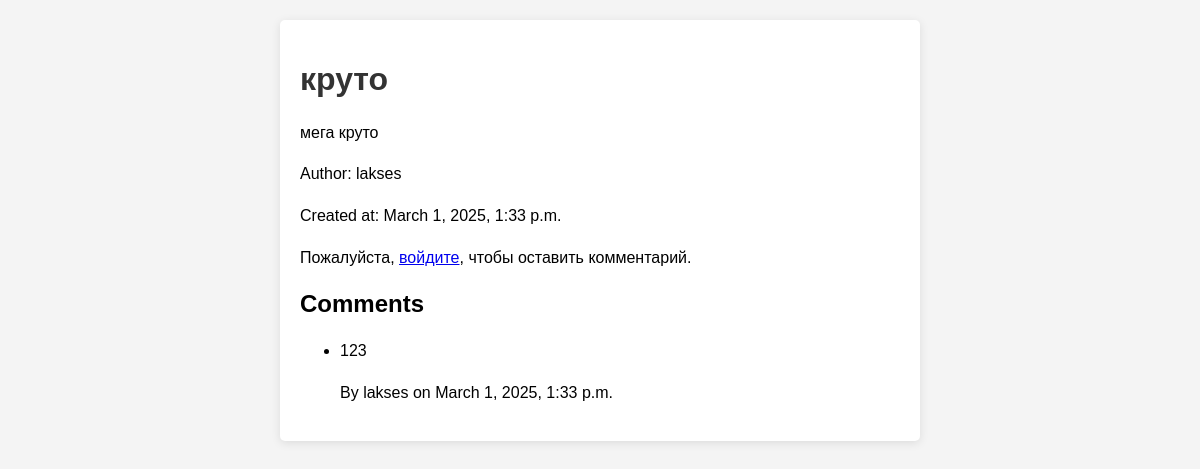
/forum/1/, run on an earlier commit of the app's database.
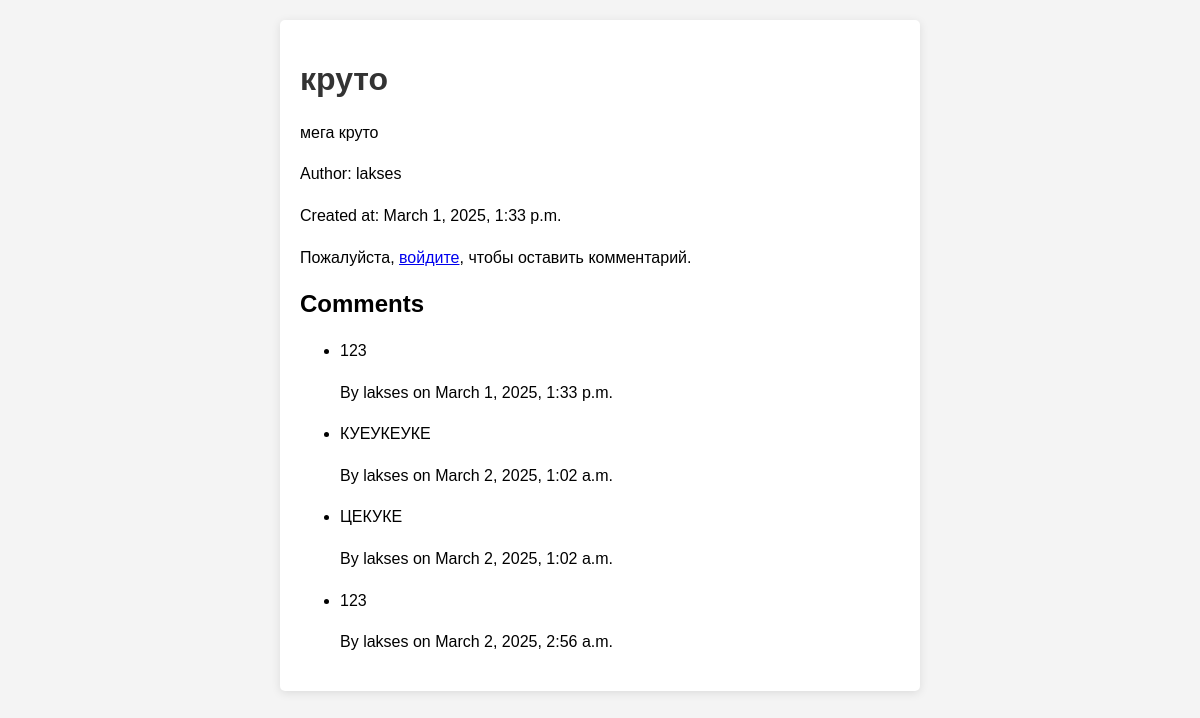
And on a later commit of the database.
### forum/models.py (models this page shows, shortened)
class Post(models.Model):
    title = models.CharField(max_length=100)
    content = models.TextField()
    created_at = models.DateTimeField(auto_now_add=True)
    author = models.ForeignKey(User, on_delete=models.CASCADE)

class Comment(models.Model):
    post = models.ForeignKey(Post, on_delete=models.CASCADE, related_name='comments')
    content = models.TextField()
    created_at = models.DateTimeField(auto_now_add=True)
    author = models.ForeignKey(User, on_delete=models.CASCADE, default=1)

### forum/views.py (the view, shortened to what this page needs)
# urls.py: path('<int:post_id>/', views.post_detail, name='post_detail'),
def post_detail(request, post_id):
    post = get_object_or_404(Post, id=post_id)
    comments = post.comments.all()
    form = None
    return render(request, 'post_detail.html', {
        'post': post,
        'comments': comments,
        'form': form,
        'user_is_authenticated': request.user.is_authenticated
    })

### forum/templates/post_detail.html (shortened to what this page needs)
<!DOCTYPE html>
<html lang="ru">
<head>
</head>
<body>
    <div class="container">
        <h1>{{ post.title }}</h1>
<p>{{ post.content }}</p>
<p>Author: {{ post.author.username }}</p>
<p>Created at: {{ post.created_at }}</p>
{% block content %}
{% if user_is_authenticated %}
<h3>Оставить комментарий</h3>
<form method="post">
  {% csrf_token %}
  {{ form.as_p }}
  <button type="submit">Отправить</button>
</form>
{% else %}
<p>Пожалуйста, <a href="{% url 'login' %}">войдите</a>, чтобы оставить комментарий.</p>
{% endif %}
{% endblock %}
<h2>Comments</h2>
<ul>
    {% for comment in comments %}
        <li>
            <p>{{ comment.content }}</p>
            <p>By {{ comment.author.username }} on {{ comment.created_at }}</p>
        </li>
    {% endfor %}
</ul>
    </div>
</body>
</html>

### forum/templates/post_detail.html (style rules this page uses)
body { font-family: Arial, sans-serif; background-color: #f4f4f4; margin: 0; padding: 20px; }
.container { max-width: 600px; margin: auto; background: white; padding: 20px; border-radius: 5px; box-shadow: 0 2px 10px rgba(0, 0, 0, 0.1); }
h1 { color: #333; }
p { font-size: 16px; line-height: 1.6; }

What changed in the data, as far as the page shows it:
added Comment: content "КУЕУКЕУКЕ", author.username "lakses", created_at "March 2, 2025, 1:02 a.m."
added Comment: content "ЦЕКУКЕ", author.username "lakses", created_at "March 2, 2025, 1:02 a.m."
added Comment: content "123", author.username "lakses", created_at "March 2, 2025, 2:56 a.m."
